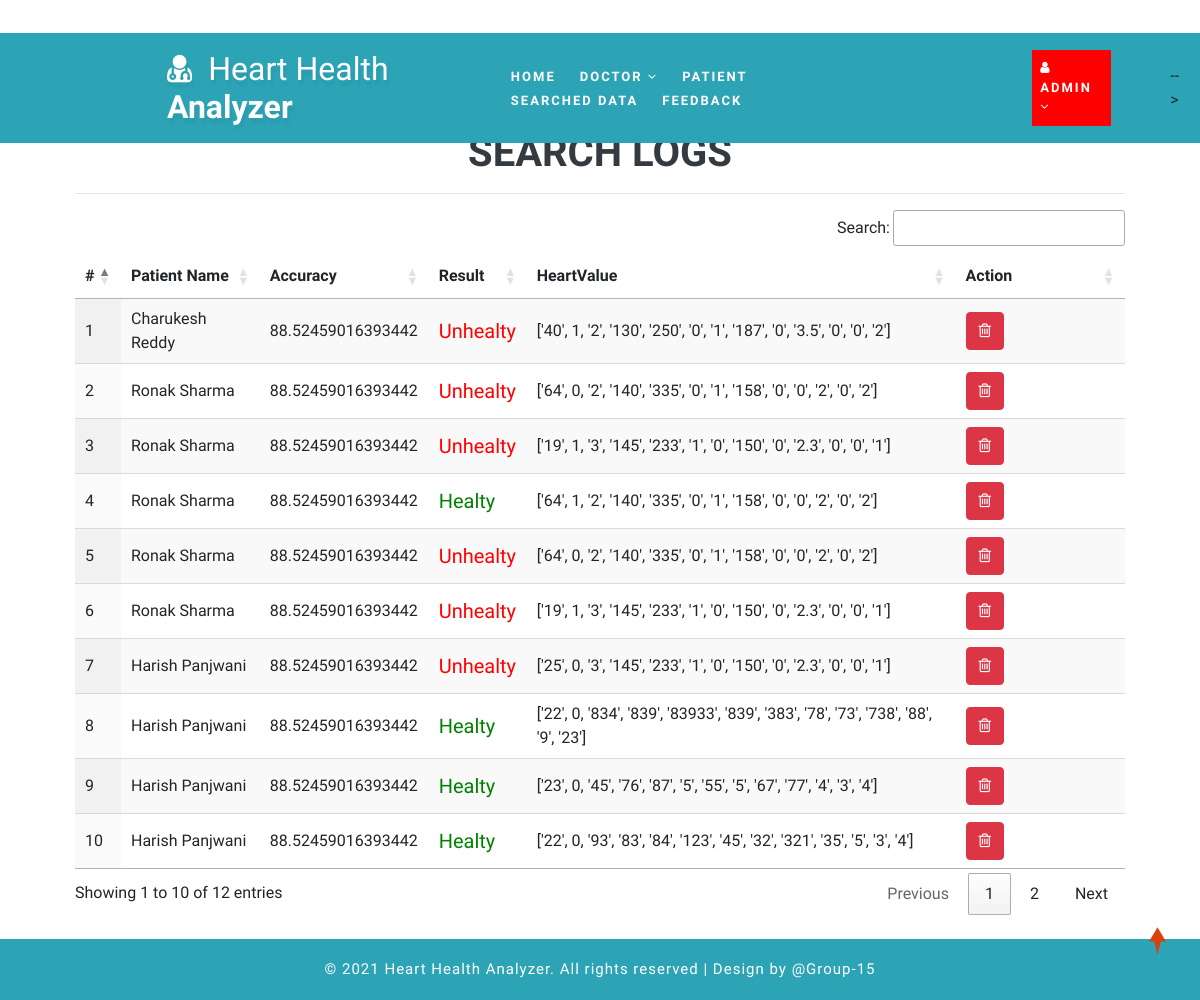
Page /view_search_pat (signed in) on the earlier database version.
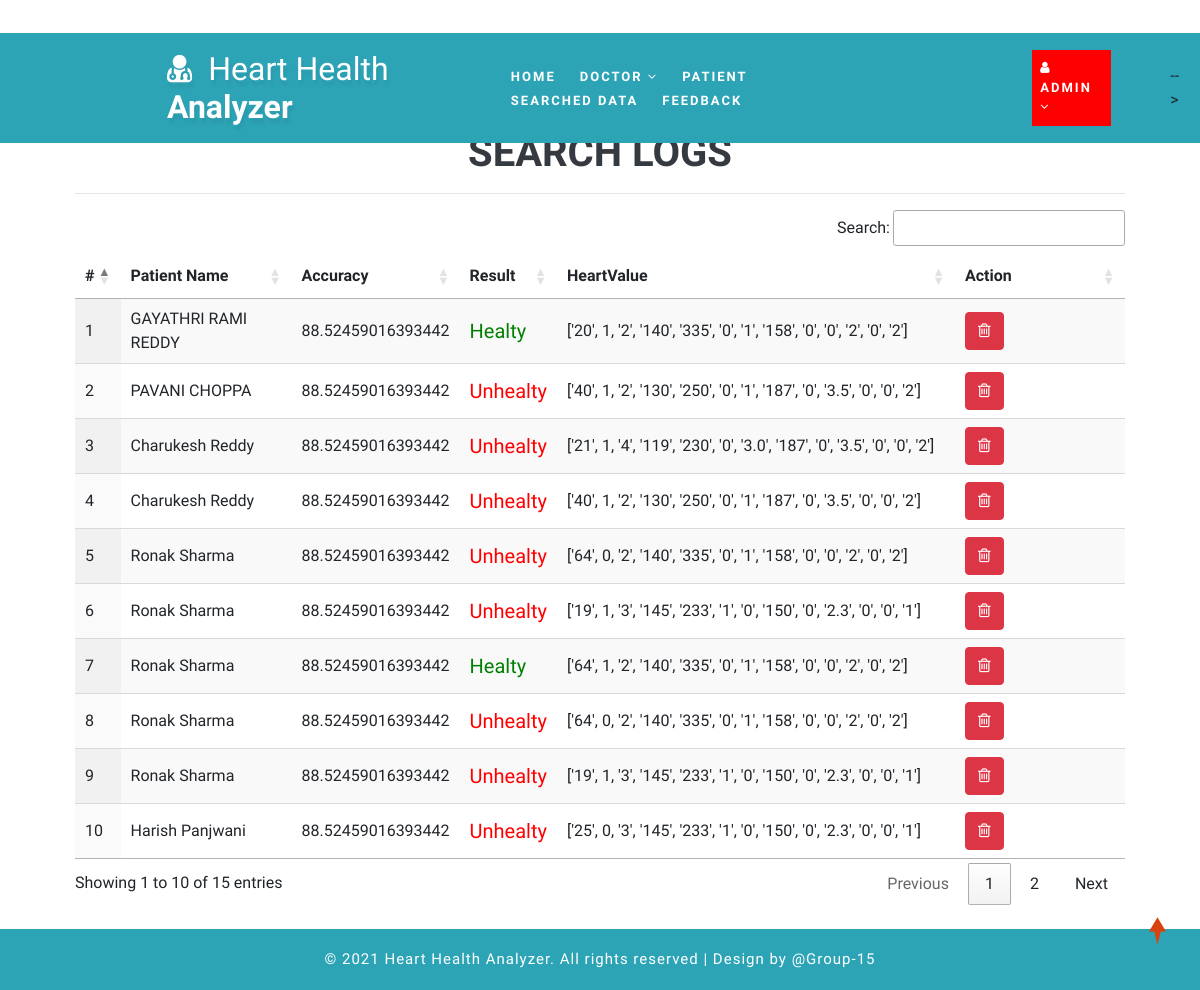
Same page on the later database version.
### health/models.py (models this page shows, shortened)
class Search_Data(models.Model):
    patient = models.ForeignKey(Patient, on_delete=models.CASCADE, null=True)
    prediction_accuracy = models.CharField(max_length=100,null=True,blank=True)
    result = models.CharField(max_length=100,null=True,blank=True)
    values_list = models.CharField(max_length=100,null=True,blank=True)
    created = models.DateTimeField(auto_now=True,null=True)

class Patient(models.Model):
    user = models.ForeignKey(User, on_delete=models.CASCADE, null=True)
    contact = models.CharField(max_length=100, null=True)
    address = models.CharField(max_length=100, null=True)
    dob = models.DateField(null=True)
    image = models.FileField(null=True)

### health/views.py (the view)
# urls.py: path('view_search_pat', view_search_pat,name="view_search_pat"),
@login_required(login_url="login")
def view_search_pat(request):
    doc = None
    try:
        doc = Doctor.objects.get(user=request.user)
        data = Search_Data.objects.filter(patient__address__icontains=doc.address).order_by('-id')
    except:
        try:
            doc = Patient.objects.get(user=request.user)
            data = Search_Data.objects.filter(patient=doc).order_by('-id')
        except:
            data = Search_Data.objects.all().order_by('-id')
    return render(request,'view_search_pat.html',{'data':data})

### health/templates/view_search_pat.html
{% extends 'index.html' %}
{% load static %}
{% block body %}
<div class="container-fluid" style="width:90%;margin-top:8%">
                    <div class="container-fluid">
                        <h1 align="center" class="w3ls-title text-uppercase text-dark font-weight-bold">Search Logs</h1>
                         </div><hr>
                                <table id="example" class="display" style="width:100%">
                                  <thead>
                                    <tr>
                                      <th>#</th>
                                      {% if request.user.patient_set.all.0 %}
                                      <th>Date</th>
                                      {% else %}
                                      <th>Patient Name</th>
                                      {% endif %}
                                      <th>Accuracy</th>
                                      <th>Result</th>
                                      <th>HeartValue</th>
                                      <th>Action</th>
                                  </tr>
                              </thead>
                              <tbody>
                              {% for i in data %}
                                <tr>
                                  <td>{{forloop.counter}}</td>
                                  {% if request.user.patient_set.all.0 %}
                                    <td>{{i.created}}</td>
                                  {% else %}
                                  <td>{{i.patient.user.first_name}} {{i.patient.user.last_name}}</td>
                                  {% endif %}
                                    <td>{{i.prediction_accuracy}}</td>
                                    <td>{% if i.result == "0" %}
                                      <h5 style="color:green">Healty</h5>
                                      {% else %}
                                      <h5 style="color:red">Unhealty</h5>
                                  {% endif %}
                                  </td>
                                  <td>{{i.values_list}}</td>
                                  <td style="width:150px">
                                      <a href="/delete_searched/{{i.id}}" ><button class="btn btn-danger" onclick="return confirm('Are you sure?')"><i class="fa fa-trash-o"></i></button></a></td>
                              </tr>
                              {% endfor %}
                          </tbody>
                      </table>
                  </div>
{% endblock %}

### health/templates/index.html (shortened to what this page needs)
<!DOCTYPE html>
{% load static %}
<html lang="zxx">
<head>
	<link rel="stylesheet" href="{% static 'css/bootstrap.css' %}">
	<link href="{% static 'css/css_slider.css' %}" type="text/css" rel="stylesheet" media="all">
	<link rel="stylesheet" href="{% static 'css/style.css' %}" type="text/css" media="all" />
	<link href="{% static 'css/font-awesome.min.css' %}" rel="stylesheet">
<link rel='stylesheet' type='text/css' href="https://cdn.datatables.net/1.10.21/css/jquery.dataTables.min.css">
<link rel='stylesheet' type='text/css' href="https://cdn.datatables.net/buttons/1.6.2/css/buttons.dataTables.min.css">
</head>
<body>
	<div id="home" style="margin-bottom:2%">
		<header>
			<div class="top-bar py-3">
				<div class="container">
					<div class="row">
						<div class="col-xl-7 col-lg-6 col-md-4 top-social-agile text-md-right text-center mt-md-0 mt-2">
							<div class="row">
								<div class="col-xl-3 col-lg-4 col-6 top-w3layouts p-md-0 text-right">
								</div>
								<div class="col-xl-3 col-lg-4 col-6 header-w3layouts text-md-right text-left">
								</div>
							</div>
						</div>
					</div>
				</div>
			</div>
		</header>
		<div class="main-top" style="background:rgb(44, 164, 182)">
			<div class="container-fluid">
				<div class="header d-md-flex justify-content-between align-items-center py-3">
					<div id="logo" style="margin-left:13%">
						<h1>
							<a href="index.html">
								<span class="fa fa-user-md mr-2"></span>
								<span class="logo-sp">Heart Health </span>Analyzer
							</a>
						</h1>
					</div>
					{% if request.user.is_staff %}
					<div class="nav_w3ls" style="margin-right:4%">
						<nav>
							<ul class="menu" style="padding:15px;width:100%">
								<li class="mx-lg-4 mx-md-3 my-md-0 my-2"><a href="{% url 'admin_home' %}" >Home</a></li>
								<li>
									<a href="#"> Doctor <span class="fa fa-angle-down" aria-hidden="true"></span></a>
								</li>
								<li class="mx-lg-4 mx-md-3 my-md-0 my-2"><a href="/view_patient">Patient</a></li>
								<li class="mx-lg-4 mx-md-3 my-md-0 my-2">
									<a href="/view_search_pat">Searched Data</a></li>
								<li><a href="/view_feedback">Feedback</a></li>
							</ul>
						</nav>
					</div>
					<div class="nav_w3ls" style="margin-right:3%">
						<nav>
							<ul class="menu">
								<li class="mx-lg-4 mx-md-3 my-md-0 my-2" style="background:red;padding:8px">
									<a href="#"><i class="fa fa-user"></i> {{request.user.username}} <span class="fa fa-angle-down" aria-hidden="true"></span></a>
								</li>
							</ul>
						</nav>
					</div>
					{% endif %} -->
				</div>
			</div>
		</div>
		{% block body %}
		{% endblock %}
	</div>
	<div class="copy-w3pvt" style="background: rgb(44, 164, 182); color: white;">
		<div class="container py-3">
			<div class="row">
				<div class="col-12 d-flex align-items-center justify-content-center">
					<p style="margin: 0; text-align: center; color: white;">
						&copy; 2021 Heart Health Analyzer. All rights reserved | Design by @Group-15
					</p>
				</div>
			</div>
		</div>
	</div>
	<a href="#home" style="color:white" class="move-top text-center"></a>
</body>
</html>

### health/static/css/style.css (style rules this page uses)
body { padding: 0; margin: 0; background: #FFF; font-family: 'Quicksand', sans-serif; }
body a, body button { transition: 0.5s all; -webkit-transition: 0.5s all; -moz-transition: 0.5s all; -o-transition: 0.5s all; -ms-transition: 0.5s all; text-decoration: none; }
html { scroll-behavior: smooth; }
h1, h2, h3, h4, h5, h6 { margin: 0; padding: 0; font-family: 'Mukta', sans-serif; }
p { margin: 0; padding: 0; font-size: 15px; letter-spacing: 1px; line-height: 1.9; color: #999; font-family: 'Quicksand', sans-serif; }
ul, ol { margin: 0; padding: 0; }
a.move-top { width: 34px; height: 34px; background: url(../images/move-top.png) no-repeat; display: inline-block; position: fixed; bottom: 4%; right: 2%; z-index: 0; }
#home { position: relative; }
.main-top { position: absolute; z-index: 999; width: 100%; background: rgba(0, 0, 0, 0.4); }
nav { margin: 0; padding: 0; }
#logo a { float: left; display: initial; font-weight: 700; font-size: 32px; color: #fff; text-shadow: 2px 5px 3px rgba(0, 0, 0, 0.06); padding: 0; }
span.logo-sp { font-weight: 100; }
nav:after { content: ""; display: table; clear: both; }
nav ul { float: right; padding: 0; margin: 0; list-style: none; position: relative; }
nav ul li { margin: 0px; display: inline-block; float: left; }
nav a { padding: 0; color: #fff; font-size: 13px; letter-spacing: 2px; font-weight: 700; text-transform: uppercase; display: inline-block; transition: 0.5s all; -webkit-transition: 0.5s all; -moz-transition: 0.5s all; -o-transition: 0.5s all; -ms-transition: 0.5s all; }
li>a:only-child:after { content: ''; }

Differences in the rows shown:
no longer on this page (row unchanged): Search_Data: patient.user.first_name "Harish", patient.user.last_name "Panjwani", prediction_accuracy "88.52459016393442", result "Healty", values_list "['22', 0, '834', '839', '83933', '839', '383', '78', '73', '738', '88', '9', '23']"
no longer on this page (row unchanged): Search_Data: patient.user.first_name "Harish", patient.user.last_name "Panjwani", prediction_accuracy "88.52459016393442", result "Healty", values_list "['23', 0, '45', '76', '87', '5', '55', '5', '67', '77', '4', '3', '4']"
no longer on this page (row unchanged): Search_Data: patient.user.first_name "Harish", patient.user.last_name "Panjwani", prediction_accuracy "88.52459016393442", result "Healty", values_list "['22', 0, '93', '83', '84', '123', '45', '32', '321', '35', '5', '3', '4']"
added Search_Data: patient.user.first_name "GAYATHRI", patient.user.last_name "RAMI REDDY", prediction_accuracy "88.52459016393442", result "Healty", values_list "['20', 1, '2', '140', '335', '0', '1', '158', '0', '0', '2', '0', '2']"
added Search_Data: patient.user.first_name "PAVANI", patient.user.last_name "CHOPPA", prediction_accuracy "88.52459016393442", result "Unhealty", values_list "['40', 1, '2', '130', '250', '0', '1', '187', '0', '3.5', '0', '0', '2']"
added Search_Data: patient.user.first_name "Charukesh", patient.user.last_name "Reddy", prediction_accuracy "88.52459016393442", result "Unhealty", values_list "['21', 1, '4', '119', '230', '0', '3.0', '187', '0', '3.5', '0', '0', '2']"
Other differences:
text written by a page script: "Search: Showing 1 to 10 of 12 entries Previous 1 2 Next" → "Search: Showing 1 to 10 of 15 entries Previous 1 2 Next"
